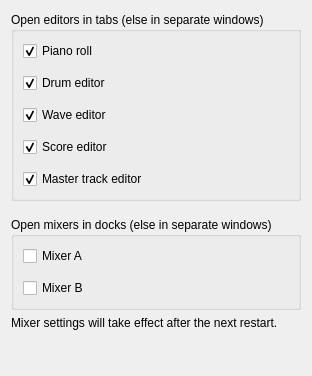
     <widget class="QWidget" name="tab_3">
      <attribute name="title">
       <string>Editors</string>
      </attribute>
      <layout class="QVBoxLayout" name="verticalLayout_15">
       <property name="topMargin">
        <number>2</number>
       </property>
       <property name="bottomMargin">
        <number>6</number>
       </property>
       <item>
        <spacer name="verticalSpacer_11">
         <property name="orientation">
          <enum>Qt::Vertical</enum>
         </property>
         <property name="sizeType">
          <enum>QSizePolicy::Fixed</enum>
         </property>
         <property name="sizeHint" stdset="0">
          <size>
           <width>20</width>
           <height>10</height>
          </size>
         </property>
        </spacer>
       </item>
       <item>
        <widget class="QGroupBox" name="groupBox_4">
         <property name="title">
          <string>Open editors in tabs (else in separate windows)</string>
         </property>
         <layout class="QVBoxLayout" name="verticalLayout_24">
          <property name="spacing">
           <number>12</number>
          </property>
          <property name="topMargin">
           <number>9</number>
          </property>
          <item>
           <widget class="QCheckBox" name="cbTabPianoroll">
            <property name="text">
             <string>Piano roll</string>
            </property>
            <property name="checked">
             <bool>true</bool>
            </property>
           </widget>
          </item>
          <item>
           <widget class="QCheckBox" name="cbTabDrum">
            <property name="text">
             <string>Drum editor</string>
            </property>
            <property name="checked">
             <bool>true</bool>
            </property>
           </widget>
          </item>
          <item>
           <widget class="QCheckBox" name="cbTabWave">
            <property name="text">
             <string>Wave editor</string>
            </property>
            <property name="checked">
             <bool>true</bool>
            </property>
           </widget>
          </item>
          <item>
           <widget class="QCheckBox" name="cbTabScore">
            <property name="text">
             <string>Score editor</string>
            </property>
            <property name="checked">
             <bool>true</bool>
            </property>
           </widget>
          </item>
          <item>
           <widget class="QCheckBox" name="cbTabMaster">
            <property name="text">
             <string>Master track editor</string>
            </property>
            <property name="checked">
             <bool>true</bool>
            </property>
           </widget>
          </item>
         </layout>
        </widget>
       </item>
       <item>
        <spacer name="verticalSpacer_14">
         <property name="orientation">
          <enum>Qt::Vertical</enum>
         </property>
         <property name="sizeType">
          <enum>QSizePolicy::Fixed</enum>
         </property>
         <property name="sizeHint" stdset="0">
          <size>
           <width>20</width>
           <height>10</height>
          </size>
         </property>
        </spacer>
       </item>
       <item>
        <widget class="QGroupBox" name="groupBox_2">
         <property name="title">
          <string>Open mixers in docks (else in separate windows)</string>
         </property>
         <layout class="QVBoxLayout" name="verticalLayout_25">
          <property name="spacing">
           <number>12</number>
          </property>
          <item>
           <widget class="QCheckBox" name="cbAMixerDocked">
            <property name="text">
             <string>Mixer A</string>
            </property>
           </widget>
          </item>
          <item>
           <widget class="QCheckBox" name="cbBMixerDocked">
            <property name="text">
             <string>Mixer B</string>
            </property>
           </widget>
          </item>
         </layout>
        </widget>
       </item>
       <item>
        <widget class="QLabel" name="label">
         <property name="font">
          <font>
           <italic>false</italic>
          </font>
         </property>
         <property name="text">
          <string>Mixer settings will take effect after the next restart.</string>
         </property>
        </widget>
       </item>
       <item>
        <spacer name="verticalSpacer_10">
         <property name="orientation">
          <enum>Qt::Vertical</enum>
         </property>
         <property name="sizeHint" stdset="0">
          <size>
           <width>20</width>
           <height>40</height>
          </size>
         </property>
        </spacer>
       </item>
      </layout>
     </widget>
